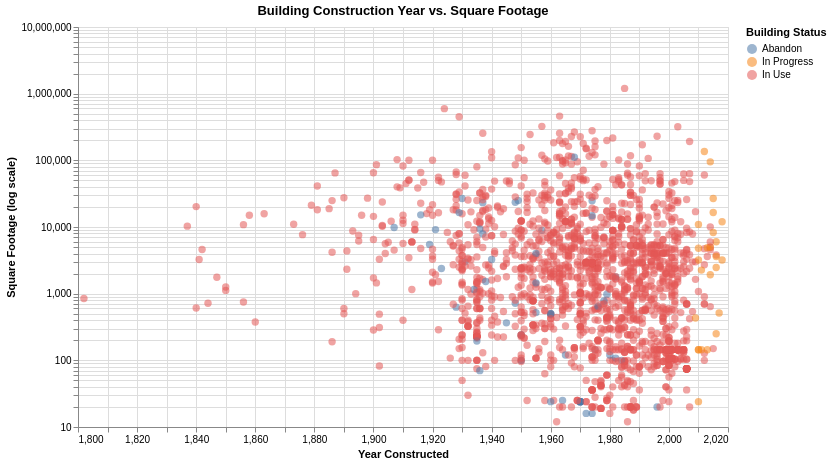

Notebook code cell kept with this figure:
### Code cell
# Prepare data for Visualization 2
df_scatter = df[
    ['Year Constructed', 'Square Footage',
     'Agency Name', 'Bldg Status']
].copy()

df_scatter['Year Constructed'] = pd.to_numeric(
    df_scatter['Year Constructed'], errors='coerce'
)
df_scatter['Square Footage'] = pd.to_numeric(
    df_scatter['Square Footage'], errors='coerce'
)

df_scatter = df_scatter.dropna(
    subset=['Year Constructed', 'Square Footage']
)

df_scatter = df_scatter[
    (df_scatter['Year Constructed'].between(1800, 2026)) &
    (df_scatter['Square Footage'] > 0)
]

df_scatter['Bldg Status'] = df_scatter['Bldg Status'].fillna('Unknown')

# Sample data to keep the interactive chart responsive
df_scatter = df_scatter.sample(
    n=min(1800, len(df_scatter)),
    random_state=42
)

# Create interactive scatter plot
chart2 = (
    alt.Chart(df_scatter)
    .mark_circle(size=55, opacity=0.55)
    .encode(
        x=alt.X(
            'Year Constructed:Q',
            title='Year Constructed',
            scale=alt.Scale(zero=False)
        ),
        y=alt.Y(
            'Square Footage:Q',
            title='Square Footage (log scale)',
            scale=alt.Scale(type='log')
        ),
        color=alt.Color(
            'Bldg Status:N',
            title='Building Status'
        ),
        tooltip=[
            alt.Tooltip('Agency Name:N', title='Agency'),
            alt.Tooltip('Year Constructed:Q', title='Year'),
            alt.Tooltip('Square Footage:Q', title='Square Footage', format=',.0f'),
            alt.Tooltip('Bldg Status:N', title='Status')
        ]
    )
    .properties(
        title='Building Construction Year vs. Square Footage',
        width=650,
        height=400
    )
    .interactive()
)

chart2

### Figure 1 — Vega-Lite specification as saved in the notebook (floating-point values rounded to 4 significant figures; data arrays with more than 128 entries replaced by an {"elided": "..."} marker saying what was removed)
{"config": {"view": {"continuousWidth": 300, "continuousHeight": 300}}, "data": {"name": "data-9d4aa5160226e2dc21ec5f40d4ff6273"}, "mark": {"type": "circle", "opacity": 0.55, "size": 55}, "encoding": {"color": {"field": "Bldg Status", "title": "Building Status", "type": "nominal"}, "tooltip": [{"field": "Agency Name", "title": "Agency", "type": "nominal"}, {"field": "Year Constructed", "title": "Year", "type": "quantitative"}, {"field": "Square Footage", "format": ",.0f", "title": "Square Footage", "type": "quantitative"}, {"field": "Bldg Status", "title": "Status", "type": "nominal"}], "x": {"field": "Year Constructed", "scale": {"zero": false}, "title": "Year Constructed", "type": "quantitative"}, "y": {"field": "Square Footage", "scale": {"type": "log"}, "title": "Square Footage (log scale)", "type": "quantitative"}}, "height": 400, "params": [{"name": "param_1e9efca18e7a2868", "select": {"type": "interval", "encodings": ["x", "y"]}, "bind": "scales"}], "title": "Building Construction Year vs. Square Footage", "width": 650, "$schema": "https://vega.github.io/schema/vega-lite/v6.4.1.json", "datasets": {"data-9d4aa5160226e2dc21ec5f40d4ff6273": {"elided": "1800 records"}}}
